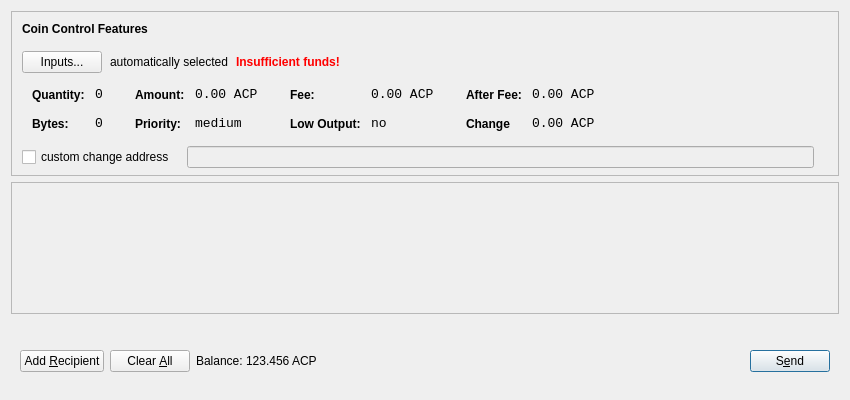
<?xml version="1.0" encoding="UTF-8"?>
<ui version="4.0">
 <class>SendCoinsDialog</class>
 <widget class="QDialog" name="SendCoinsDialog">
  <property name="geometry">
   <rect>
    <x>0</x>
    <y>0</y>
    <width>850</width>
    <height>400</height>
   </rect>
  </property>
  <property name="windowTitle">
   <string>Send Coins</string>
  </property>
  <layout class="QVBoxLayout" name="verticalLayout" stretch="0,1,0">
   <property name="bottomMargin">
    <number>8</number>
   </property>
   <item>
    <widget class="QFrame" name="frameCoinControl">
     <property name="sizePolicy">
      <sizepolicy hsizetype="Expanding" vsizetype="Expanding">
       <horstretch>0</horstretch>
       <verstretch>0</verstretch>
      </sizepolicy>
     </property>
     <property name="maximumSize">
      <size>
       <width>16777215</width>
       <height>16777215</height>
      </size>
     </property>
     <property name="frameShape">
      <enum>QFrame::StyledPanel</enum>
     </property>
     <property name="frameShadow">
      <enum>QFrame::Sunken</enum>
     </property>
     <layout class="QVBoxLayout" name="verticalLayoutCoinControl2">
      <property name="spacing">
       <number>6</number>
      </property>
      <property name="leftMargin">
       <number>0</number>
      </property>
      <property name="topMargin">
       <number>0</number>
      </property>
      <property name="rightMargin">
       <number>0</number>
      </property>
      <property name="bottomMargin">
       <number>6</number>
      </property>
      <item>
       <layout class="QVBoxLayout" name="verticalLayoutCoinControl" stretch="0,0,0,0,1">
        <property name="spacing">
         <number>0</number>
        </property>
        <property name="leftMargin">
         <number>10</number>
        </property>
        <property name="topMargin">
         <number>10</number>
        </property>
        <item>
         <layout class="QHBoxLayout" name="horizontalLayoutCoinControl1">
          <property name="bottomMargin">
           <number>15</number>
          </property>
          <item>
           <widget class="QLabel" name="labelCoinControlFeatures">
            <property name="sizePolicy">
             <sizepolicy hsizetype="Preferred" vsizetype="Maximum">
              <horstretch>0</horstretch>
              <verstretch>0</verstretch>
             </sizepolicy>
            </property>
            <property name="font">
             <font>
              <weight>75</weight>
              <bold>true</bold>
             </font>
            </property>
            <property name="styleSheet">
             <string notr="true">font-weight:bold;</string>
            </property>
            <property name="text">
             <string>Coin Control Features</string>
            </property>
           </widget>
          </item>
         </layout>
        </item>
        <item>
         <layout class="QHBoxLayout" name="horizontalLayoutCoinControl2" stretch="0,0,0,0">
          <property name="spacing">
           <number>8</number>
          </property>
          <property name="bottomMargin">
           <number>10</number>
          </property>
          <item>
           <widget class="QPushButton" name="pushButtonCoinControl">
            <property name="styleSheet">
             <string notr="true"/>
            </property>
            <property name="text">
             <string>Inputs...</string>
            </property>
           </widget>
          </item>
          <item>
           <widget class="QLabel" name="labelCoinControlAutomaticallySelected">
            <property name="text">
             <string>automatically selected</string>
            </property>
            <property name="margin">
             <number>5</number>
            </property>
           </widget>
          </item>
          <item>
           <widget class="QLabel" name="labelCoinControlInsuffFunds">
            <property name="font">
             <font>
              <weight>75</weight>
              <bold>true</bold>
             </font>
            </property>
            <property name="styleSheet">
             <string notr="true">color:red;font-weight:bold;</string>
            </property>
            <property name="text">
             <string>Insufficient funds!</string>
            </property>
            <property name="margin">
             <number>5</number>
            </property>
           </widget>
          </item>
          <item>
           <spacer name="horizontalSpacerCoinControl">
            <property name="orientation">
             <enum>Qt::Horizontal</enum>
            </property>
            <property name="sizeHint" stdset="0">
             <size>
              <width>40</width>
              <height>1</height>
             </size>
            </property>
           </spacer>
          </item>
         </layout>
        </item>
        <item>
         <widget class="QWidget" name="widgetCoinControl" native="true">
          <property name="sizePolicy">
           <sizepolicy hsizetype="Preferred" vsizetype="Preferred">
            <horstretch>0</horstretch>
            <verstretch>0</verstretch>
           </sizepolicy>
          </property>
          <property name="minimumSize">
           <size>
            <width>0</width>
            <height>0</height>
           </size>
          </property>
          <property name="styleSheet">
           <string notr="true"/>
          </property>
          <layout class="QHBoxLayout" name="horizontalLayoutCoinControl5">
           <property name="leftMargin">
            <number>0</number>
           </property>
           <property name="topMargin">
            <number>0</number>
           </property>
           <property name="rightMargin">
            <number>0</number>
           </property>
           <property name="bottomMargin">
            <number>0</number>
           </property>
           <item>
            <layout class="QHBoxLayout" name="horizontalLayoutCoinControl3" stretch="0,0,0,1">
             <property name="spacing">
              <number>20</number>
             </property>
             <property name="topMargin">
              <number>0</number>
             </property>
             <property name="bottomMargin">
              <number>10</number>
             </property>
             <item>
              <layout class="QFormLayout" name="formLayoutCoinControl1">
               <property name="horizontalSpacing">
                <number>10</number>
               </property>
               <property name="verticalSpacing">
                <number>14</number>
               </property>
               <property name="leftMargin">
                <number>10</number>
               </property>
               <property name="topMargin">
                <number>4</number>
               </property>
               <property name="rightMargin">
                <number>6</number>
               </property>
               <item row="0" column="0">
                <widget class="QLabel" name="labelCoinControlQuantityText">
                 <property name="styleSheet">
                  <string notr="true">font-weight:bold;</string>
                 </property>
                 <property name="text">
                  <string>Quantity:</string>
                 </property>
                 <property name="margin">
                  <number>0</number>
                 </property>
                </widget>
               </item>
               <item row="0" column="1">
                <widget class="QLabel" name="labelCoinControlQuantity">
                 <property name="font">
                  <font>
                   <family>Monospace</family>
                   <pointsize>10</pointsize>
                  </font>
                 </property>
                 <property name="cursor">
                  <cursorShape>IBeamCursor</cursorShape>
                 </property>
                 <property name="contextMenuPolicy">
                  <enum>Qt::ActionsContextMenu</enum>
                 </property>
                 <property name="text">
                  <string>0</string>
                 </property>
                 <property name="margin">
                  <number>0</number>
                 </property>
                 <property name="textInteractionFlags">
                  <set>Qt::LinksAccessibleByMouse|Qt::TextSelectableByKeyboard|Qt::TextSelectableByMouse</set>
                 </property>
                </widget>
               </item>
               <item row="1" column="0">
                <widget class="QLabel" name="labelCoinControlBytesText">
                 <property name="styleSheet">
                  <string notr="true">font-weight:bold;</string>
                 </property>
                 <property name="text">
                  <string>Bytes:</string>
                 </property>
                </widget>
               </item>
               <item row="1" column="1">
                <widget class="QLabel" name="labelCoinControlBytes">
                 <property name="font">
                  <font>
                   <family>Monospace</family>
                   <pointsize>10</pointsize>
                  </font>
                 </property>
                 <property name="cursor">
                  <cursorShape>IBeamCursor</cursorShape>
                 </property>
                 <property name="contextMenuPolicy">
                  <enum>Qt::ActionsContextMenu</enum>
                 </property>
                 <property name="text">
                  <string>0</string>
                 </property>
                 <property name="textInteractionFlags">
                  <set>Qt::LinksAccessibleByMouse|Qt::TextSelectableByKeyboard|Qt::TextSelectableByMouse</set>
                 </property>
                </widget>
               </item>
              </layout>
             </item>
             <item>
              <layout class="QFormLayout" name="formLayoutCoinControl2">
               <property name="horizontalSpacing">
                <number>10</number>
               </property>
               <property name="verticalSpacing">
                <number>14</number>
               </property>
               <property name="leftMargin">
                <number>6</number>
               </property>
               <property name="topMargin">
                <number>4</number>
               </property>
               <property name="rightMargin">
                <number>6</number>
               </property>
               <item row="0" column="0">
                <widget class="QLabel" name="labelCoinControlAmountText">
                 <property name="styleSheet">
                  <string notr="true">font-weight:bold;</string>
                 </property>
                 <property name="text">
                  <string>Amount:</string>
                 </property>
                 <property name="margin">
                  <number>0</number>
                 </property>
                </widget>
               </item>
               <item row="0" column="1">
                <widget class="QLabel" name="labelCoinControlAmount">
                 <property name="font">
                  <font>
                   <family>Monospace</family>
                   <pointsize>10</pointsize>
                  </font>
                 </property>
                 <property name="cursor">
                  <cursorShape>IBeamCursor</cursorShape>
                 </property>
                 <property name="contextMenuPolicy">
                  <enum>Qt::ActionsContextMenu</enum>
                 </property>
                 <property name="text">
                  <string>0.00 ACP</string>
                 </property>
                 <property name="textInteractionFlags">
                  <set>Qt::LinksAccessibleByMouse|Qt::TextSelectableByKeyboard|Qt::TextSelectableByMouse</set>
                 </property>
                </widget>
               </item>
               <item row="1" column="0">
                <widget class="QLabel" name="labelCoinControlPriorityText">
                 <property name="styleSheet">
                  <string notr="true">font-weight:bold;</string>
                 </property>
                 <property name="text">
                  <string>Priority:</string>
                 </property>
                </widget>
               </item>
               <item row="1" column="1">
                <widget class="QLabel" name="labelCoinControlPriority">
                 <property name="font">
                  <font>
                   <family>Monospace</family>
                   <pointsize>10</pointsize>
                  </font>
                 </property>
                 <property name="cursor">
                  <cursorShape>IBeamCursor</cursorShape>
                 </property>
                 <property name="contextMenuPolicy">
                  <enum>Qt::ActionsContextMenu</enum>
                 </property>
                 <property name="text">
                  <string>medium</string>
                 </property>
                 <property name="textInteractionFlags">
                  <set>Qt::LinksAccessibleByMouse|Qt::TextSelectableByKeyboard|Qt::TextSelectableByMouse</set>
                 </property>
                </widget>
               </item>
              </layout>
             </item>
             <item>
              <layout class="QFormLayout" name="formLayoutCoinControl3">
               <property name="horizontalSpacing">
                <number>10</number>
               </property>
               <property name="verticalSpacing">
                <number>14</number>
               </property>
               <property name="leftMargin">
                <number>6</number>
               </property>
               <property name="topMargin">
                <number>4</number>
               </property>
               <property name="rightMargin">
                <number>6</number>
               </property>
               <item row="0" column="0">
                <widget class="QLabel" name="labelCoinControlFeeText">
                 <property name="styleSheet">
                  <string notr="true">font-weight:bold;</string>
                 </property>
                 <property name="text">
                  <string>Fee:</string>
                 </property>
                 <property name="margin">
                  <number>0</number>
                 </property>
                </widget>
               </item>
               <item row="0" column="1">
                <widget class="QLabel" name="labelCoinControlFee">
                 <property name="font">
                  <font>
                   <family>Monospace</family>
                   <pointsize>10</pointsize>
                  </font>
                 </property>
                 <property name="cursor">
                  <cursorShape>IBeamCursor</cursorShape>
                 </property>
                 <property name="contextMenuPolicy">
                  <enum>Qt::ActionsContextMenu</enum>
                 </property>
                 <property name="text">
                  <string>0.00 ACP</string>
                 </property>
                 <property name="textInteractionFlags">
                  <set>Qt::LinksAccessibleByMouse|Qt::TextSelectableByKeyboard|Qt::TextSelectableByMouse</set>
                 </property>
                </widget>
               </item>
               <item row="1" column="0">
                <widget class="QLabel" name="labelCoinControlLowOutputText">
                 <property name="styleSheet">
                  <string notr="true">font-weight:bold;</string>
                 </property>
                 <property name="text">
                  <string>Low Output:</string>
                 </property>
                </widget>
               </item>
               <item row="1" column="1">
                <widget class="QLabel" name="labelCoinControlLowOutput">
                 <property name="font">
                  <font>
                   <family>Monospace</family>
                   <pointsize>10</pointsize>
                  </font>
                 </property>
                 <property name="cursor">
                  <cursorShape>IBeamCursor</cursorShape>
                 </property>
                 <property name="contextMenuPolicy">
                  <enum>Qt::ActionsContextMenu</enum>
                 </property>
                 <property name="text">
                  <string>no</string>
                 </property>
                 <property name="textInteractionFlags">
                  <set>Qt::LinksAccessibleByMouse|Qt::TextSelectableByKeyboard|Qt::TextSelectableByMouse</set>
                 </property>
                </widget>
               </item>
              </layout>
             </item>
             <item>
              <layout class="QFormLayout" name="formLayoutCoinControl4">
               <property name="horizontalSpacing">
                <number>10</number>
               </property>
               <property name="verticalSpacing">
                <number>14</number>
               </property>
               <property name="leftMargin">
                <number>6</number>
               </property>
               <property name="topMargin">
                <number>4</number>
               </property>
               <property name="rightMargin">
                <number>6</number>
               </property>
               <item row="0" column="0">
                <widget class="QLabel" name="labelCoinControlAfterFeeText">
                 <property name="styleSheet">
                  <string notr="true">font-weight:bold;</string>
                 </property>
                 <property name="text">
                  <string>After Fee:</string>
                 </property>
                 <property name="margin">
                  <number>0</number>
                 </property>
                </widget>
               </item>
               <item row="0" column="1">
                <widget class="QLabel" name="labelCoinControlAfterFee">
                 <property name="font">
                  <font>
                   <family>Monospace</family>
                   <pointsize>10</pointsize>
                  </font>
                 </property>
                 <property name="cursor">
                  <cursorShape>IBeamCursor</cursorShape>
                 </property>
                 <property name="contextMenuPolicy">
                  <enum>Qt::ActionsContextMenu</enum>
                 </property>
                 <property name="text">
                  <string>0.00 ACP</string>
                 </property>
                 <property name="textInteractionFlags">
                  <set>Qt::LinksAccessibleByMouse|Qt::TextSelectableByKeyboard|Qt::TextSelectableByMouse</set>
                 </property>
                </widget>
               </item>
               <item row="1" column="0">
                <widget class="QLabel" name="labelCoinControlChangeText">
                 <property name="styleSheet">
                  <string notr="true">font-weight:bold;</string>
                 </property>
                 <property name="text">
                  <string>Change</string>
                 </property>
                </widget>
               </item>
               <item row="1" column="1">
                <widget class="QLabel" name="labelCoinControlChange">
                 <property name="font">
                  <font>
                   <family>Monospace</family>
                   <pointsize>10</pointsize>
                  </font>
                 </property>
                 <property name="cursor">
                  <cursorShape>IBeamCursor</cursorShape>
                 </property>
                 <property name="contextMenuPolicy">
                  <enum>Qt::ActionsContextMenu</enum>
                 </property>
                 <property name="text">
                  <string>0.00 ACP</string>
                 </property>
                 <property name="textInteractionFlags">
                  <set>Qt::LinksAccessibleByMouse|Qt::TextSelectableByKeyboard|Qt::TextSelectableByMouse</set>
                 </property>
                </widget>
               </item>
              </layout>
             </item>
            </layout>
           </item>
          </layout>
         </widget>
        </item>
        <item>
         <layout class="QHBoxLayout" name="horizontalLayoutCoinControl4" stretch="0,0,0">
          <property name="spacing">
           <number>12</number>
          </property>
          <property name="sizeConstraint">
           <enum>QLayout::SetDefaultConstraint</enum>
          </property>
          <property name="topMargin">
           <number>5</number>
          </property>
          <property name="rightMargin">
           <number>5</number>
          </property>
          <item>
           <widget class="QCheckBox" name="checkBoxCoinControlChange">
            <property name="text">
             <string>custom change address</string>
            </property>
           </widget>
          </item>
          <item>
           <widget class="QLineEdit" name="lineEditCoinControlChange">
            <property name="enabled">
             <bool>false</bool>
            </property>
            <property name="sizePolicy">
             <sizepolicy hsizetype="Expanding" vsizetype="Fixed">
              <horstretch>0</horstretch>
              <verstretch>0</verstretch>
             </sizepolicy>
            </property>
           </widget>
          </item>
          <item>
           <widget class="QLabel" name="labelCoinControlChangeLabel">
            <property name="sizePolicy">
             <sizepolicy hsizetype="Preferred" vsizetype="Expanding">
              <horstretch>0</horstretch>
              <verstretch>0</verstretch>
             </sizepolicy>
            </property>
            <property name="minimumSize">
             <size>
              <width>0</width>
              <height>0</height>
             </size>
            </property>
            <property name="text">
             <string/>
            </property>
            <property name="margin">
             <number>3</number>
            </property>
           </widget>
          </item>
         </layout>
        </item>
        <item>
         <spacer name="verticalSpacerCoinControl">
          <property name="orientation">
           <enum>Qt::Vertical</enum>
          </property>
          <property name="sizeHint" stdset="0">
           <size>
            <width>800</width>
            <height>1</height>
           </size>
          </property>
         </spacer>
        </item>
       </layout>
      </item>
     </layout>
    </widget>
   </item>
   <item>
    <widget class="QScrollArea" name="scrollArea">
     <property name="widgetResizable">
      <bool>true</bool>
     </property>
     <widget class="QWidget" name="scrollAreaWidgetContents">
      <property name="geometry">
       <rect>
        <x>0</x>
        <y>0</y>
        <width>830</width>
        <height>124</height>
       </rect>
      </property>
      <layout class="QVBoxLayout" name="verticalLayout_2">
       <property name="leftMargin">
        <number>0</number>
       </property>
       <property name="topMargin">
        <number>0</number>
       </property>
       <property name="rightMargin">
        <number>0</number>
       </property>
       <property name="bottomMargin">
        <number>0</number>
       </property>
       <item>
        <layout class="QVBoxLayout" name="entries">
         <property name="spacing">
          <number>6</number>
         </property>
        </layout>
       </item>
       <item>
        <spacer name="verticalSpacer">
         <property name="orientation">
          <enum>Qt::Vertical</enum>
         </property>
         <property name="sizeHint" stdset="0">
          <size>
           <width>20</width>
           <height>40</height>
          </size>
         </property>
        </spacer>
       </item>
      </layout>
     </widget>
    </widget>
   </item>
   <item>
    <widget class="QWidget" name="buttonBar" native="true">
     <layout class="QHBoxLayout" name="horizontalLayout">
      <property name="leftMargin">
       <number>9</number>
      </property>
      <property name="topMargin">
       <number>30</number>
      </property>
      <property name="rightMargin">
       <number>9</number>
      </property>
      <property name="bottomMargin">
       <number>20</number>
      </property>
      <item>
       <widget class="QPushButton" name="addButton">
        <property name="maximumSize">
         <size>
          <width>136</width>
          <height>36</height>
         </size>
        </property>
        <property name="toolTip">
         <string>Send to multiple recipients at once</string>
        </property>
        <property name="text">
         <string>Add &amp;Recipient</string>
        </property>
        <property name="autoDefault">
         <bool>false</bool>
        </property>
       </widget>
      </item>
      <item>
       <widget class="QPushButton" name="clearButton">
        <property name="sizePolicy">
         <sizepolicy hsizetype="Minimum" vsizetype="Fixed">
          <horstretch>0</horstretch>
          <verstretch>0</verstretch>
         </sizepolicy>
        </property>
        <property name="maximumSize">
         <size>
          <width>100</width>
          <height>36</height>
         </size>
        </property>
        <property name="toolTip">
         <string>Remove all transaction fields</string>
        </property>
        <property name="text">
         <string>Clear &amp;All</string>
        </property>
        <property name="autoRepeatDelay">
         <number>300</number>
        </property>
        <property name="autoDefault">
         <bool>false</bool>
        </property>
       </widget>
      </item>
      <item>
       <layout class="QHBoxLayout" name="horizontalLayout_2">
        <property name="spacing">
         <number>3</number>
        </property>
        <item>
         <widget class="QLabel" name="label">
          <property name="sizePolicy">
           <sizepolicy hsizetype="Preferred" vsizetype="Fixed">
            <horstretch>0</horstretch>
            <verstretch>0</verstretch>
           </sizepolicy>
          </property>
          <property name="text">
           <string>Balance:</string>
          </property>
         </widget>
        </item>
        <item>
         <widget class="QLabel" name="labelBalance">
          <property name="sizePolicy">
           <sizepolicy hsizetype="Preferred" vsizetype="Fixed">
            <horstretch>0</horstretch>
            <verstretch>0</verstretch>
           </sizepolicy>
          </property>
          <property name="cursor">
           <cursorShape>IBeamCursor</cursorShape>
          </property>
          <property name="text">
           <string>123.456 ACP</string>
          </property>
          <property name="textInteractionFlags">
           <set>Qt::LinksAccessibleByMouse|Qt::TextSelectableByKeyboard|Qt::TextSelectableByMouse</set>
          </property>
         </widget>
        </item>
       </layout>
      </item>
      <item>
       <spacer name="horizontalSpacer">
        <property name="orientation">
         <enum>Qt::Horizontal</enum>
        </property>
        <property name="sizeHint" stdset="0">
         <size>
          <width>40</width>
          <height>20</height>
         </size>
        </property>
       </spacer>
      </item>
      <item>
       <widget class="QPushButton" name="sendButton">
        <property name="maximumSize">
         <size>
          <width>96</width>
          <height>36</height>
         </size>
        </property>
        <property name="toolTip">
         <string>Confirm the send action</string>
        </property>
        <property name="text">
         <string>S&amp;end</string>
        </property>
        <property name="default">
         <bool>true</bool>
        </property>
       </widget>
      </item>
     </layout>
    </widget>
   </item>
  </layout>
 </widget>
 <resources/>
 <connections/>
</ui>
